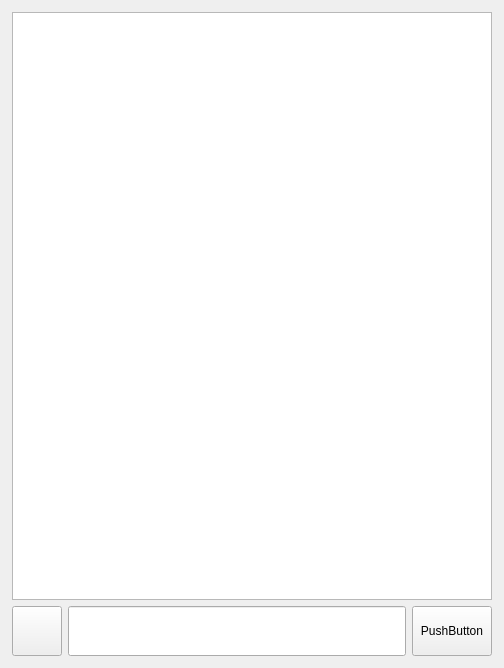
<?xml version="1.0" encoding="UTF-8"?>
<ui version="4.0">
 <class>ChattingRoomView</class>
 <widget class="QWidget" name="ChattingRoomView">
  <property name="geometry">
   <rect>
    <x>0</x>
    <y>0</y>
    <width>504</width>
    <height>668</height>
   </rect>
  </property>
  <property name="windowTitle">
   <string>Form</string>
  </property>
  <layout class="QHBoxLayout" name="horizontalLayout_2">
   <property name="leftMargin">
    <number>12</number>
   </property>
   <property name="topMargin">
    <number>12</number>
   </property>
   <property name="rightMargin">
    <number>12</number>
   </property>
   <property name="bottomMargin">
    <number>12</number>
   </property>
   <item>
    <layout class="QVBoxLayout" name="verticalLayout">
     <item>
      <widget class="QTextBrowser" name="textBrowser"/>
     </item>
     <item>
      <layout class="QHBoxLayout" name="horizontalLayout">
       <item>
        <widget class="QPushButton" name="pushButton">
         <property name="minimumSize">
          <size>
           <width>50</width>
           <height>50</height>
          </size>
         </property>
         <property name="maximumSize">
          <size>
           <width>50</width>
           <height>50</height>
          </size>
         </property>
         <property name="text">
          <string/>
         </property>
         <property name="icon">
          <iconset resource="resource.qrc">
           <normaloff>:/assets/assets/AddFile.png</normaloff>:/assets/assets/AddFile.png</iconset>
         </property>
         <property name="iconSize">
          <size>
           <width>50</width>
           <height>50</height>
          </size>
         </property>
        </widget>
       </item>
       <item>
        <widget class="QLineEdit" name="lineEdit">
         <property name="minimumSize">
          <size>
           <width>0</width>
           <height>50</height>
          </size>
         </property>
        </widget>
       </item>
       <item>
        <widget class="QPushButton" name="pushButton_2">
         <property name="minimumSize">
          <size>
           <width>0</width>
           <height>50</height>
          </size>
         </property>
         <property name="text">
          <string>PushButton</string>
         </property>
        </widget>
       </item>
      </layout>
     </item>
    </layout>
   </item>
  </layout>
 </widget>
 <resources>
  <include location="resource.qrc"/>
 </resources>
 <connections/>
</ui>
